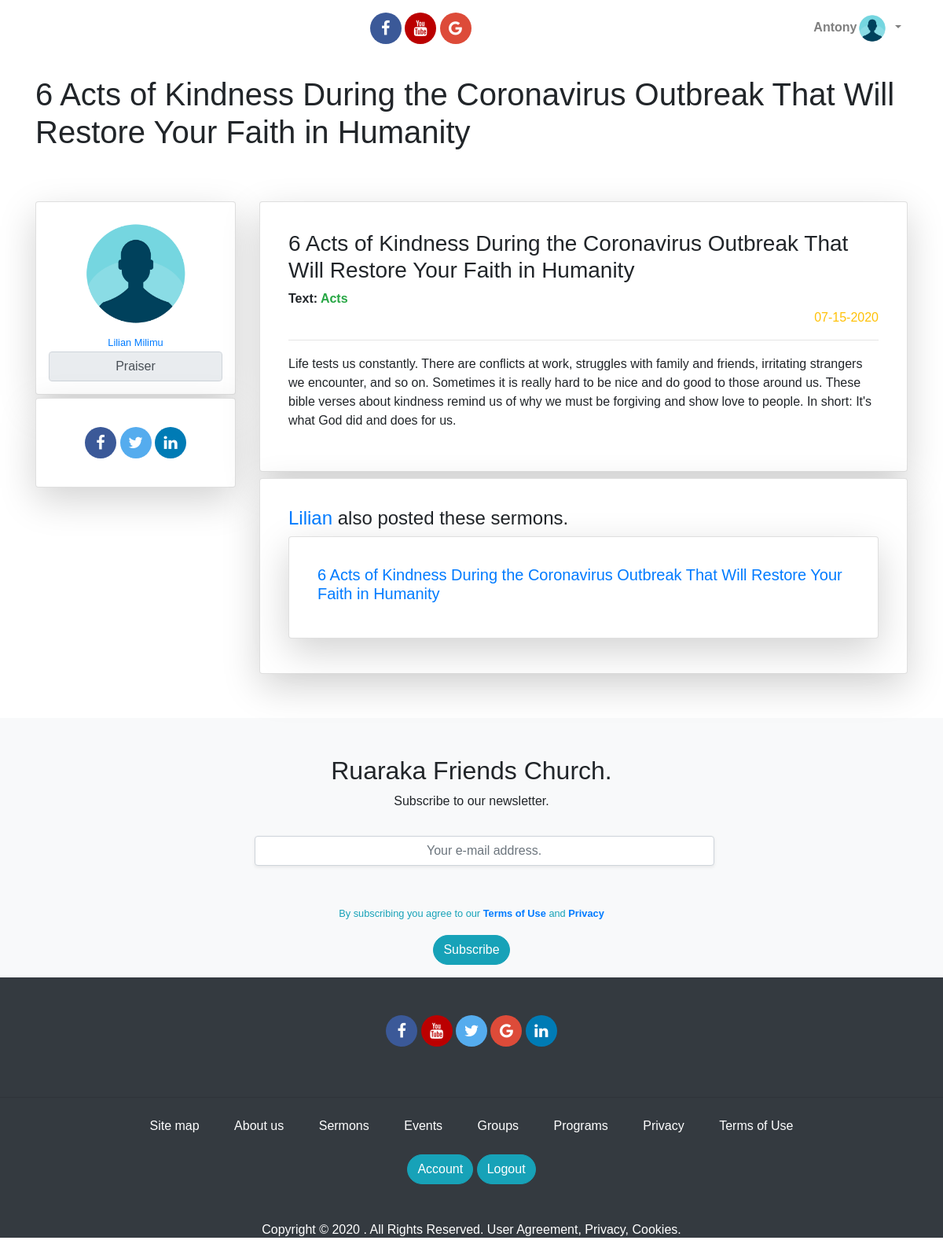
Before: /sermon/details/4 (signed in) with the older database file.
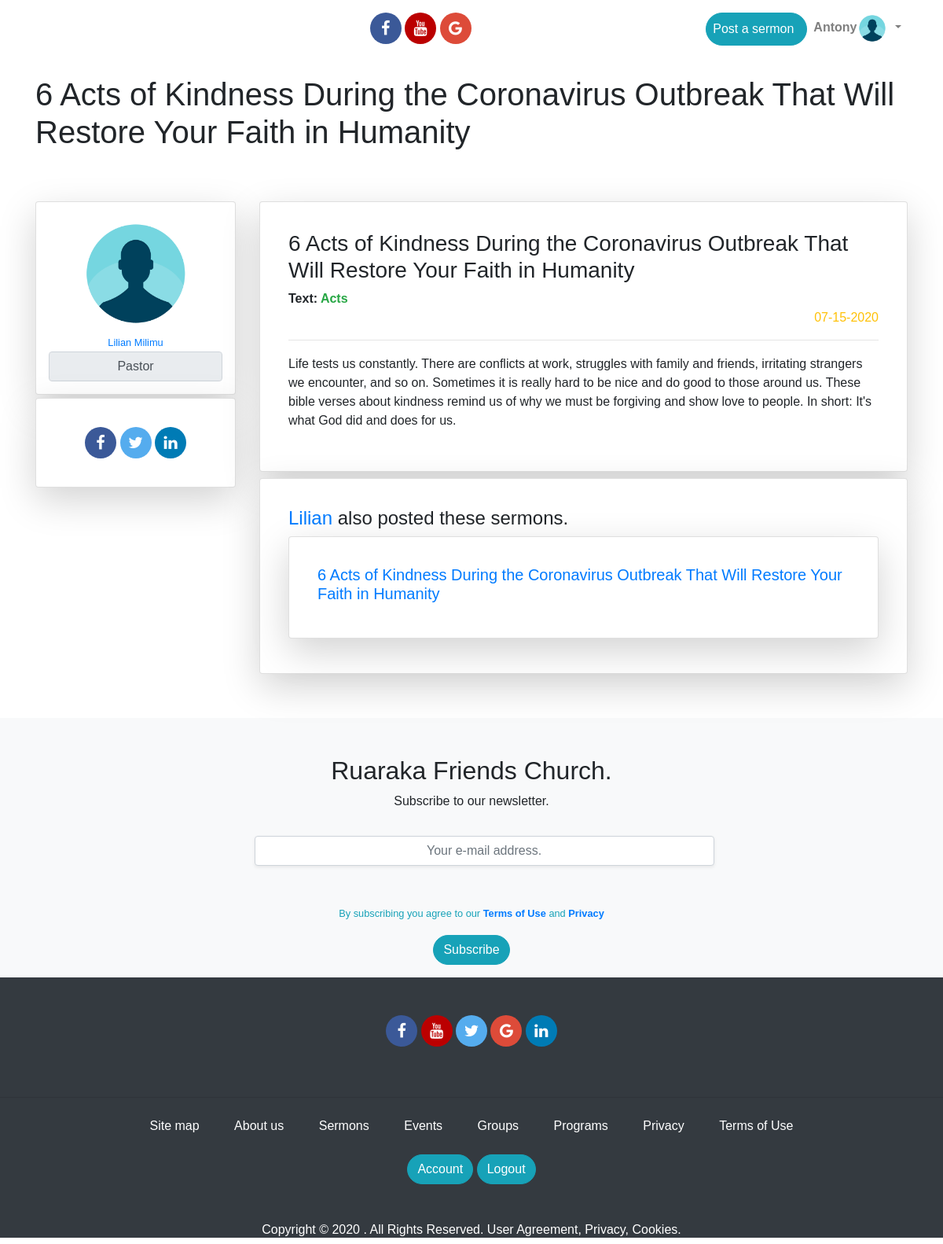
After: the same page with the newer database file.
### app/models.py (models this page shows, shortened)
class User(UserMixin,db.Model):
	id = db.Column(db.Integer, primary_key=True)
	username = db.Column(db.String(124), index=True,unique=True)
	firstname = db.Column(db.String(124), index=True)
	lastname = db.Column(db.String(124), index=True)
	email = db.Column(db.String(124), index=True, unique=True)
	password_hash = db.Column(db.String(124), index=True, unique=True)
	about_me = db.Column(db.String(150))
	avatar = db.Column(db.String(150))
	facebook_url = db.Column(db.String(200))
	twitter_url = db.Column(db.String(200))
	linkedin_url = db.Column(db.String(200))
	role = db.Column(db.String(124), index=True)
	posts = db.relationship('Post', backref='author', lazy='dynamic')
	sermons = db.relationship('Sermon', backref='author', lazy='dynamic')

### app/routes.py (the view)
@app.route('/sermon/details/<sermon_id>')
def sermon_details(sermon_id):
	sermon = Sermon.query.get(sermon_id)
	sermons= Sermon.query.filter_by(author=sermon.author).all()
	return render_template('sermon_details.html', title=sermon.title, sermon=sermon,sermons=sermons )

### app/models.py (called while the page is built)
@login.user_loader
def load_user(id):
	return User.query.get(int(id))

### app/templates/sermon_details.html (shortened to what this page needs)
{% extends 'base.html' %}
{% block content  %}
<section id="profile_section">
	<div id="section-sermon-top">
		<div class="pt-5 container">
			<h1 class="mt-5">{{sermon.title}}</h1>
		</div>
	</div>
	<div class="container mt-3 mb-5">
		<div class="row">
			<div class="col-xs-12 col-sm-12 col-md-3 col-lg-3 col-xl-3">
        <a href="{{url_for('profile', username=sermon.author.username)}}">
  				<div class="card shadow-lg p-3 mb-1 bg-white rounded text-center">
  					<img src="{{url_for('static', filename='imgs/profile_pic.png')}}" class="img-rounded mx-auto" style="height: 150px; width:150px">
  					<div class="card-body p-0">
  						<small>{{sermon.author.firstname}} {{sermon.author.lastname}}</small>
  						<input type="tex" disabled value="{{sermon.author.role}}" class="form-control" style="text-align: center">
  					</div>
  				</div>
        </a>
				<div class="card shadow-lg p-3 mb-2 bg-white rounded">
					<div class="card-body">
						<div id="social_media_links" class="text-center">
					        <a href="#" class="fa fa-facebook"></a>
					        <a href="#" class="fa fa-twitter"></a>
					        <a href="#" class="fa fa-linkedin"></a>
				      </div>
					</div>
				</div>
			</div>
			<div class="col-xs-12 col-sm-12 col-md-9 col-lg-9 col-xl-9">
				<div class="card shadow-lg p-3 mb-2 bg-white rounded">
					<div class="card-body">
						<h3 class=""> {{sermon.title}} </h3>
            <strong>Text: <span class="text text-success">{{sermon.text}}</span> </strong>
						<p class="text-right text-warning">	{{ sermon.created_at.strftime('%m-%d-%Y') }}</p>
            <hr class="pt-0" style="height:2px">
					  <p>{{sermon.body}}</p>
					</div>
				</div>
				<div class="card shadow-lg p-3 mb-2 bg-white rounded">
					<div class="card-body">
            {% if sermons %}
            	<h4 class=""><a href="{{url_for('profile', username=sermon.author.username)}}">{{sermon.author.username}}</a> also posted these sermons.</h4>
              <div class="row">
                {% for sermon in sermons %}
                  <div class="col-xs-12 col-sm-12 col-md-12 col-lg-12 col-xl-12">
                    	<a href="{{url_for('sermon_details', sermon_id=sermon.id)}}" style="text-decoration: none">
                      <div class="card shadow-lg p-3 mb-2 bg-white rounded">
              					<div class="card-body">
                          	<h5 class=""> {{sermon.title}} </h3>
                        </div>
                      </div>
                    </a>
                  </div>
                {% endfor %}
              </div>
            {% else %}
                <p>No sermons</p>
            {% endif %}
					</div>
				</div>
			</div>
	</div>
</section>
{% endblock content  %}

### app/templates/_navbar.html (shortened to what this page needs)
<nav class="navbar navbar-expand-lg navbar-light fixed-top" id="menu-area">
  <div class="container">
    <a class="navbar-brand  text-white" href="{{url_for('index')}}">Ruaraka Friends Church</a>
    <div class="collapse navbar-collapse  text-white" id="navbarNav">
      <ul class="navbar-nav ">
        <li class="nav-item dropdown">
          <a class="nav-link dropdown-toggle  text-white"  href="" id="navbarDropdown" role="button" data-toggle="dropdown" aria-haspopup="true" aria-expanded="false">
          </a>
        </li>
        <li class="nav-item mr-0 ">
          <a class="nav-link mr-0 text-white" href="#/section-sermons">Sermons</a>
        </li>
         <div id="social_media_links" class="text-center ml-3">
          <a href="#" class="fa fa-facebook"></a>
          <a href="#" class="fa fa-youtube"></a>
          <a href="#" class="fa fa-google"></a>
        </div>
      </ul>
      <ul class="navbar-nav ml-auto">
        {% if current_user.is_anonymous %}
        <li class="nav-item">
          <a class="nav-link btn btn-info btn_custom mr-1" href="{{url_for('signup')}}" style="color:white;padding-left:20px; padding-right: 20px">Join us</a>
        </li>
        <li class="nav-item">
            <a class="nav-link btn btn-warning btn_custom" href="{{url_for('login')}}" id="login_link" style="color:white;padding-left:20px; padding-right: 20px">Login</a>
        </li>
        {% else %}
        {% if current_user.role == 'Pastor' %}
        <li class="nav-item">
          <a class="nav-link btn btn-info btn_custom text-white mt-2 pr-3" href="{{url_for('sermon')}}" >Post a sermon</a>
        </li>
        {% endif %}
        <li class="nav-item dropdown">
          <a class="nav-link dropdown-toggle" href="{{url_for('profile',username=current_user.username)}}" id="navbarDropdown" role="button" data-toggle="dropdown" aria-haspopup="true" aria-expanded="false">
            <span><strong id="username-font">{{current_user.username}}</strong></span><img src="{{url_for('static', filename='imgs/profile_pic.png')}}" class="img-rounded" style="height: 40px; width:40px">
          </a>
        </li>
        {% endif %}
      </ul>
    </div>
  </div>
</nav>

Changed rows visible on the page:
changed User "Antony": role "Praiser" → "Pastor" (drawn)
changed User "Lilian": author.role "Praiser" → "Pastor"
Other visible differences:
text now shown: "Post a sermon"
